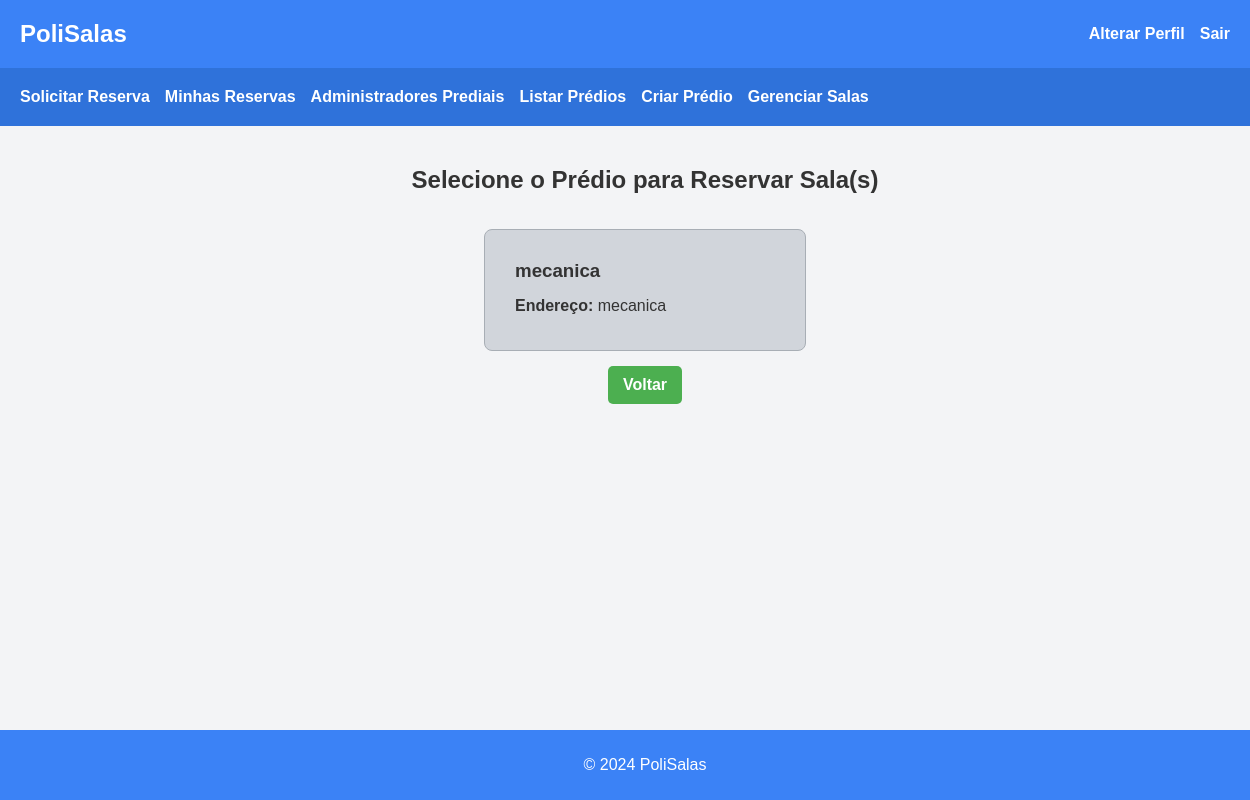
The app's page /solicitar_reserva/ (signed in), older data.
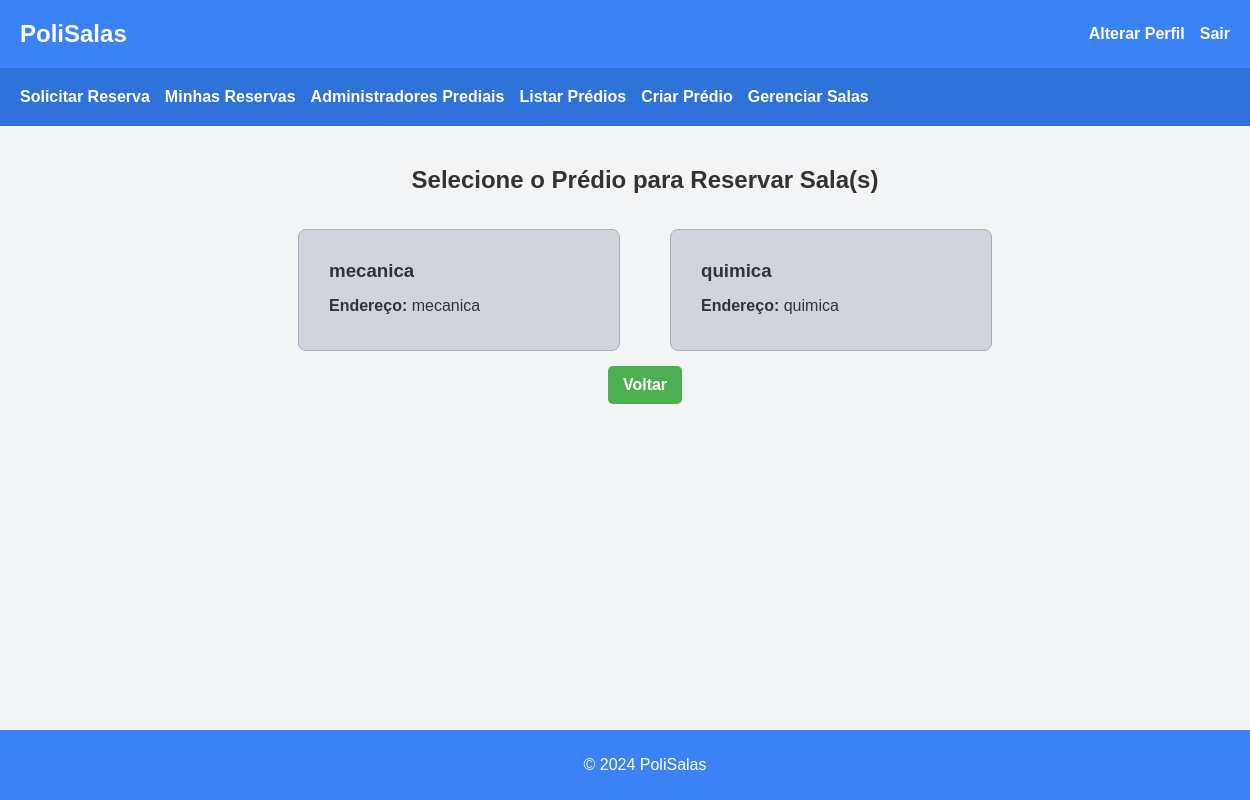
The same page, newer data.
### reservas/models.py (models this page shows, shortened)
class Predio(models.Model):
    nome = models.CharField(max_length=100)
    endereco = models.CharField(max_length=200)

### reservas/views.py (the view)
# urls.py: path('solicitar_reserva/', views.selecionar_predio_para_reserva, name='selecionar_predio_para_reserva'),
@login_required
def selecionar_predio_para_reserva(request):
    predios = Predio.objects.all()
    return render(request, 'reservas/selecionar_predio_para_reserva.html', {'predios': predios})

### reservas/templates/reservas/selecionar_predio_para_reserva.html
{% extends 'reservas/base.html' %}
{% block content %}
<h2>Selecione o Prédio para Reservar Sala(s)</h2>
<div class="cards-container">
    {% for predio in predios %}
        <a href="{% url 'solicitar_reserva' predio.id %}" class="card">
            <div class="card-content">
                <h3>{{ predio.nome }}</h3>
                <p><strong>Endereço:</strong> {{ predio.endereco }}</p>
            </div>
        </a>
    {% endfor %}
</div>
<a href="{% url 'home' %}" class="button-reserva voltar">Voltar</a>
{% endblock %}

Row changes from the older to the newer data that the page shows:
added Predio: nome "quimica", endereco "quimica"
